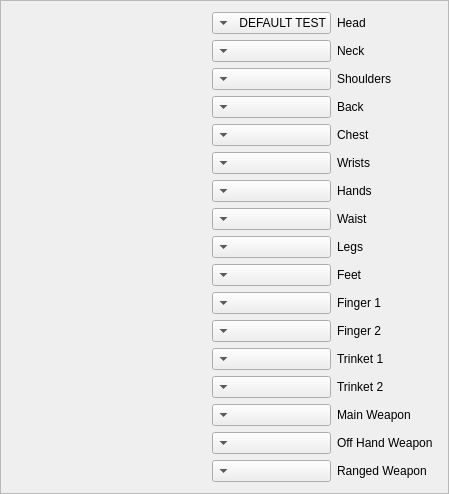
            <widget class="ItemSelectMenu" name="ItemSelectFrame">
             <property name="sizePolicy">
              <sizepolicy hsizetype="MinimumExpanding" vsizetype="MinimumExpanding">
               <horstretch>0</horstretch>
               <verstretch>0</verstretch>
              </sizepolicy>
             </property>
             <property name="focusPolicy">
              <enum>Qt::NoFocus</enum>
             </property>
             <property name="layoutDirection">
              <enum>Qt::RightToLeft</enum>
             </property>
             <property name="frameShape">
              <enum>QFrame::StyledPanel</enum>
             </property>
             <property name="frameShadow">
              <enum>QFrame::Sunken</enum>
             </property>
             <layout class="QGridLayout" name="gridLayout">
              <item row="0" column="0">
               <layout class="QFormLayout" name="formLayout">
                <property name="sizeConstraint">
                 <enum>QLayout::SetMinAndMaxSize</enum>
                </property>
                <property name="labelAlignment">
                 <set>Qt::AlignRight|Qt::AlignTrailing|Qt::AlignVCenter</set>
                </property>
                <property name="formAlignment">
                 <set>Qt::AlignRight|Qt::AlignTrailing|Qt::AlignVCenter</set>
                </property>
                <property name="leftMargin">
                 <number>200</number>
                </property>
                <property name="topMargin">
                 <number>0</number>
                </property>
                <property name="rightMargin">
                 <number>4</number>
                </property>
                <property name="bottomMargin">
                 <number>0</number>
                </property>
                <item row="0" column="0">
                 <widget class="QLabel" name="headLabel">
                  <property name="text">
                   <string>Head</string>
                  </property>
                 </widget>
                </item>
                <item row="0" column="1">
                 <widget class="ItemComboBox" name="headComboBox">
                  <property name="currentText">
                   <string>DEFAULT TEST</string>
                  </property>
                  <item>
                   <property name="text">
                    <string>DEFAULT TEST</string>
                   </property>
                  </item>
                 </widget>
                </item>
                <item row="1" column="0">
                 <widget class="QLabel" name="neckLabel">
                  <property name="text">
                   <string>Neck</string>
                  </property>
                 </widget>
                </item>
                <item row="1" column="1">
                 <widget class="ItemComboBox" name="neckComboBox"/>
                </item>
                <item row="2" column="0">
                 <widget class="QLabel" name="shouldersLabel">
                  <property name="text">
                   <string>Shoulders</string>
                  </property>
                 </widget>
                </item>
                <item row="2" column="1">
                 <widget class="ItemComboBox" name="shouldersComboBox"/>
                </item>
                <item row="3" column="0">
                 <widget class="QLabel" name="backLabel">
                  <property name="maximumSize">
                   <size>
                    <width>33</width>
                    <height>26</height>
                   </size>
                  </property>
                  <property name="frameShape">
                   <enum>QFrame::NoFrame</enum>
                  </property>
                  <property name="text">
                   <string>Back</string>
                  </property>
                  <property name="scaledContents">
                   <bool>false</bool>
                  </property>
                 </widget>
                </item>
                <item row="3" column="1">
                 <widget class="ItemComboBox" name="backComboBox"/>
                </item>
                <item row="4" column="0">
                 <widget class="QLabel" name="chestLabel">
                  <property name="text">
                   <string>Chest</string>
                  </property>
                 </widget>
                </item>
                <item row="4" column="1">
                 <widget class="ItemComboBox" name="chestComboBox"/>
                </item>
                <item row="5" column="0">
                 <widget class="QLabel" name="wristsLabel">
                  <property name="text">
                   <string>Wrists</string>
                  </property>
                 </widget>
                </item>
                <item row="5" column="1">
                 <widget class="ItemComboBox" name="wristsComboBox"/>
                </item>
                <item row="6" column="0">
                 <widget class="QLabel" name="handsLabel">
                  <property name="text">
                   <string>Hands</string>
                  </property>
                 </widget>
                </item>
                <item row="6" column="1">
                 <widget class="ItemComboBox" name="handsComboBox"/>
                </item>
                <item row="7" column="0">
                 <widget class="QLabel" name="waistLabel">
                  <property name="text">
                   <string>Waist</string>
                  </property>
                 </widget>
                </item>
                <item row="7" column="1">
                 <widget class="ItemComboBox" name="waistComboBox"/>
                </item>
                <item row="8" column="0">
                 <widget class="QLabel" name="legsLabel">
                  <property name="text">
                   <string>Legs</string>
                  </property>
                 </widget>
                </item>
                <item row="8" column="1">
                 <widget class="ItemComboBox" name="legsComboBox"/>
                </item>
                <item row="9" column="0">
                 <widget class="QLabel" name="feetLabel">
                  <property name="text">
                   <string>Feet</string>
                  </property>
                 </widget>
                </item>
                <item row="9" column="1">
                 <widget class="ItemComboBox" name="feetComboBox"/>
                </item>
                <item row="10" column="0">
                 <widget class="QLabel" name="finger1Label">
                  <property name="text">
                   <string>Finger 1</string>
                  </property>
                 </widget>
                </item>
                <item row="10" column="1">
                 <widget class="ItemComboBox" name="finger1ComboBox"/>
                </item>
                <item row="11" column="0">
                 <widget class="QLabel" name="finger2Label">
                  <property name="text">
                   <string>Finger 2</string>
                  </property>
                 </widget>
                </item>
                <item row="11" column="1">
                 <widget class="ItemComboBox" name="finger2ComboBox"/>
                </item>
                <item row="12" column="0">
                 <widget class="QLabel" name="trinket1Label">
                  <property name="text">
                   <string>Trinket 1</string>
                  </property>
                 </widget>
                </item>
                <item row="12" column="1">
                 <widget class="ItemComboBox" name="trinket1ComboBox"/>
                </item>
                <item row="13" column="0">
                 <widget class="QLabel" name="trinket2Label">
                  <property name="text">
                   <string>Trinket 2</string>
                  </property>
                 </widget>
                </item>
                <item row="13" column="1">
                 <widget class="ItemComboBox" name="trinket2ComboBox"/>
                </item>
                <item row="14" column="0">
                 <widget class="QLabel" name="mainWeaponLabel">
                  <property name="text">
                   <string>Main Weapon</string>
                  </property>
                 </widget>
                </item>
                <item row="14" column="1">
                 <widget class="ItemComboBox" name="mainWeaponComboBox"/>
                </item>
                <item row="15" column="0">
                 <widget class="QLabel" name="offHandLabel">
                  <property name="text">
                   <string>Off Hand Weapon</string>
                  </property>
                  <property name="textFormat">
                   <enum>Qt::PlainText</enum>
                  </property>
                  <property name="scaledContents">
                   <bool>false</bool>
                  </property>
                  <property name="wordWrap">
                   <bool>false</bool>
                  </property>
                 </widget>
                </item>
                <item row="15" column="1">
                 <widget class="ItemComboBox" name="offHandComboBox"/>
                </item>
                <item row="16" column="0">
                 <widget class="QLabel" name="rangedLabel">
                  <property name="text">
                   <string>Ranged Weapon</string>
                  </property>
                 </widget>
                </item>
                <item row="16" column="1">
                 <widget class="ItemComboBox" name="rangedComboBox"/>
                </item>
               </layout>
              </item>
             </layout>
            </widget>
